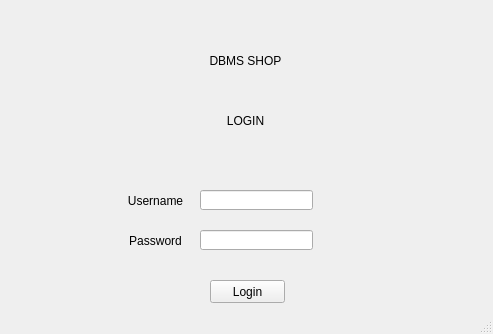
<?xml version="1.0" encoding="UTF-8"?>
<ui version="4.0">
 <class>MainWindow</class>
 <widget class="QMainWindow" name="MainWindow">
  <property name="geometry">
   <rect>
    <x>0</x>
    <y>0</y>
    <width>493</width>
    <height>334</height>
   </rect>
  </property>
  <property name="windowTitle">
   <string>Login</string>
  </property>
  <widget class="QWidget" name="centralwidget">
   <widget class="QLabel" name="label">
    <property name="geometry">
     <rect>
      <x>210</x>
      <y>100</y>
      <width>71</width>
      <height>41</height>
     </rect>
    </property>
    <property name="text">
     <string>LOGIN</string>
    </property>
    <property name="alignment">
     <set>Qt::AlignCenter</set>
    </property>
   </widget>
   <widget class="QLineEdit" name="lineEdit">
    <property name="geometry">
     <rect>
      <x>200</x>
      <y>190</y>
      <width>113</width>
      <height>20</height>
     </rect>
    </property>
   </widget>
   <widget class="QLineEdit" name="lineEdit_2">
    <property name="geometry">
     <rect>
      <x>200</x>
      <y>230</y>
      <width>113</width>
      <height>20</height>
     </rect>
    </property>
   </widget>
   <widget class="QLabel" name="label_2">
    <property name="geometry">
     <rect>
      <x>120</x>
      <y>180</y>
      <width>71</width>
      <height>41</height>
     </rect>
    </property>
    <property name="text">
     <string>Username</string>
    </property>
    <property name="alignment">
     <set>Qt::AlignCenter</set>
    </property>
   </widget>
   <widget class="QLabel" name="label_3">
    <property name="geometry">
     <rect>
      <x>120</x>
      <y>220</y>
      <width>71</width>
      <height>41</height>
     </rect>
    </property>
    <property name="text">
     <string>Password</string>
    </property>
    <property name="alignment">
     <set>Qt::AlignCenter</set>
    </property>
   </widget>
   <widget class="QLabel" name="label_4">
    <property name="geometry">
     <rect>
      <x>190</x>
      <y>50</y>
      <width>111</width>
      <height>21</height>
     </rect>
    </property>
    <property name="text">
     <string>DBMS SHOP</string>
    </property>
    <property name="alignment">
     <set>Qt::AlignCenter</set>
    </property>
   </widget>
   <widget class="QPushButton" name="pushButton">
    <property name="geometry">
     <rect>
      <x>210</x>
      <y>280</y>
      <width>75</width>
      <height>23</height>
     </rect>
    </property>
    <property name="text">
     <string>Login</string>
    </property>
   </widget>
  </widget>
  <widget class="QStatusBar" name="statusbar"/>
 </widget>
 <resources/>
 <connections/>
</ui>
